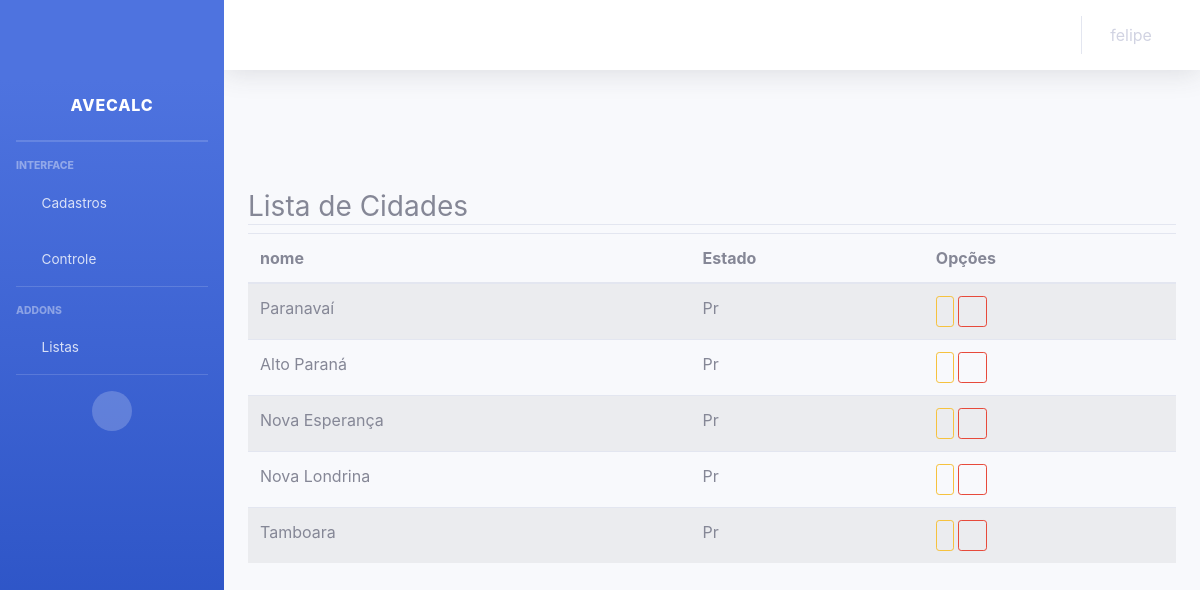
Page /listar/cidade/ (signed in) on the earlier database version.
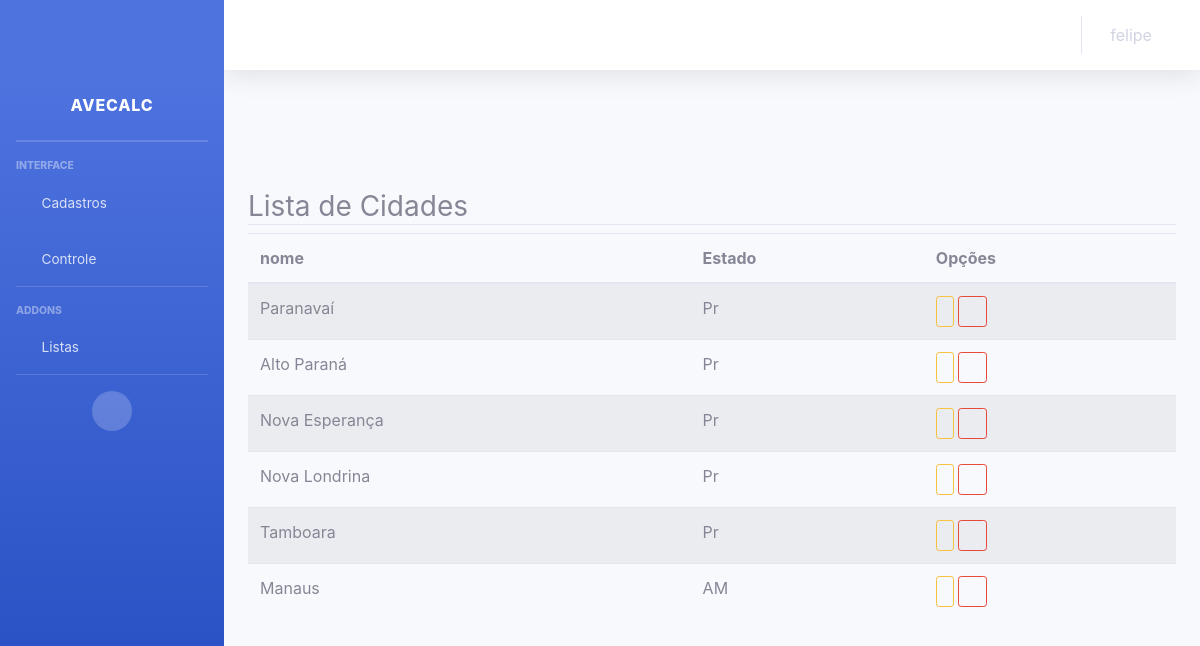
Same page on the later database version.
### cadastros/models.py (models this page shows, shortened)
class Cidade(models.Model):
    nome        = models.CharField(max_length=50)
    estado      = models.ForeignKey(Estado, on_delete=models.PROTECT)

class Estado(models.Model):
    sigla   = models.CharField(max_length=2, unique = True)
    nome    = models.CharField(max_length=50)

### cadastros/views.py (the view)
# urls.py: path('listar/cidade/', CidadeList.as_view(), name="listar-cidades"),
class CidadeList(LoginRequiredMixin, ListView):
    model = Cidade
    template_name = "cadastros/list_cidade.html"

### cadastros/templates/cadastros/list_cidade.html (shortened to what this page needs)
{% extends 'cadastros/base.html'%}
{% load static %}
{% load crispy_forms_tags %}
{% block conteudo %}
<div class="container py-5">
    <div class="row mt-5">
        <div class="col-lg">
            <h3 class="border-bottom">
                Lista de Cidades
            </h3>
        </div>
    </div>
    <div class="row">
        <div class="col-lg">
            <table class="table table-striped">
                <thead>
                    <tr>
                        <th>nome</th>
                        <th>Estado</th>
                        <th>Opções</th>
                    </tr>
                </thead>
                <tbody>
                    {% for cidade in object_list %}
                        <tr>
                            <td>{{cidade.nome}}</td>
                            <td>{{cidade.estado.sigla}}</td>
                            <td>
                                <a href="{% url 'editar-cidade' cidade.pk %}" class="btn btn-outline-warning btn-sm">
                                </a>
                                <a href="{% url 'excluir-cidade' cidade.pk %}" class="btn btn-outline-danger btn-sm">
                                    <i class="fa fa-trash" aria-hidden="true"></i>
                                </a>
                            </td>
                            {% empty %}
                            <tr>
                                <td colspan="3">Nenhuma cidade cadastrada!</td>
                            </tr>
                        </tr>
                    {% endfor %}
                </tbody>
            </table>
        </div>
    </div>
</div>
{% endblock %}

Differences in the rows shown:
added Cidade: nome "Manaus", estado.sigla "AM"
